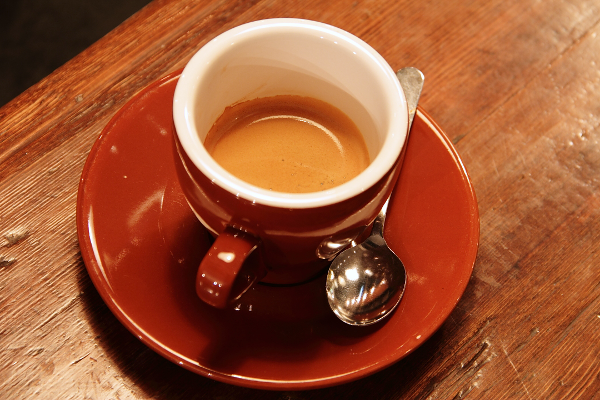
#> input picture skimage.data.coffee(), 600 x 400 px
$ python unit7_representation.py
#> lines starting #> are read from the running program, lines starting #| are printed output that depends on the picture
### src/classical/common.py
"""Shared helpers for the classical-CV demos.

Keeping figure styling, output paths, sample-image loading and the random seed
in one place means every unit module stays short and every figure in the report
looks consistent.
"""
from __future__ import annotations

from pathlib import Path
from typing import Dict

import matplotlib

matplotlib.use("Agg")  # headless: we only ever save figures, never show them
import matplotlib.pyplot as plt
import numpy as np
from skimage import data, img_as_float
from skimage.color import rgb2gray
from skimage.transform import resize

# --------------------------------------------------------------------------- #
# Paths
# --------------------------------------------------------------------------- #
PROJECT_ROOT = Path(__file__).resolve().parents[2]
FIGURES_DIR = PROJECT_ROOT / "reports" / "figures" / "classical"
SAMPLES_DIR = PROJECT_ROOT / "app" / "samples"

# One global seed so every demo is bit-for-bit reproducible across runs.
SEED = 42


def rng() -> np.random.Generator:
    """A fresh, identically-seeded NumPy random generator."""
    return np.random.default_rng(SEED)


# --------------------------------------------------------------------------- #
# Figure helpers
# --------------------------------------------------------------------------- #
def set_style() -> None:
    """Apply a clean, report-friendly matplotlib style."""
    plt.rcParams.update(
        {
            "figure.facecolor": "white",
            "axes.facecolor": "white",
            "axes.titlesize": 11,
            "axes.titleweight": "bold",
            "axes.labelsize": 10,
            "font.size": 10,
            "savefig.bbox": "tight",
            "savefig.dpi": 150,
            "image.cmap": "gray",
        }
    )


def savefig(fig: plt.Figure, name: str) -> Path:
    """Save ``fig`` into the classical figures directory and report the path."""
    FIGURES_DIR.mkdir(parents=True, exist_ok=True)
    out = FIGURES_DIR / name
    fig.savefig(out)
    plt.close(fig)
    print(f"    saved  {out.relative_to(PROJECT_ROOT)}")
    return out


# --------------------------------------------------------------------------- #
# Sample images
# --------------------------------------------------------------------------- #
# [12 lines left out: functions scene_rgb, scene_gray, not called in this run]


def coins() -> np.ndarray:
    """Grayscale 'coins' image — circular objects, ideal for Hough/blob demos."""
    return img_as_float(data.coins())


def coffee() -> np.ndarray:
    """Colour 'coffee' photo — busy texture, good for segmentation/features."""
    return img_as_float(data.coffee())


# [33 lines left out: functions _cap, verivision_samples, add_gaussian_noise, not called in this run]

### src/classical/unit7_representation.py
"""Unit 7 — Generative models and representation learning.

Covers: PCA as a learned representation (an autoencoder's linear cousin),
2-D embeddings that expose class structure, perceptual grouping by image
segmentation, and a simple *linear generative model* that samples brand-new
images from a learned latent distribution.

This is the conceptual home of VeriVision itself: the project detects images
produced by *conditional generative models* (Stable Diffusion).

Run:  python -m src.classical.unit7_representation
"""
from __future__ import annotations

import matplotlib.pyplot as plt
import numpy as np
from sklearn.cluster import KMeans
from sklearn.datasets import load_digits
from sklearn.decomposition import PCA
from sklearn.manifold import TSNE
from skimage.segmentation import felzenszwalb, mark_boundaries, quickshift, slic

from src.classical.common import coffee, savefig, set_style


# --------------------------------------------------------------------------- #
# 1. PCA — a learned representation
# --------------------------------------------------------------------------- #
def pca_eigenimages_figure() -> None:
    """Learn 'eigen-digits' with PCA and reconstruct from a few components."""
    digits = load_digits()
    X = digits.data
    pca = PCA(n_components=40, random_state=42).fit(X)

    fig = plt.figure(figsize=(13, 5.6))

    # Row 1: mean image + leading principal components ("eigen-digits").
    ax = fig.add_subplot(2, 6, 1)
    ax.imshow(pca.mean_.reshape(8, 8)); ax.set_title("mean", fontsize=9)
    ax.axis("off")
    for i in range(5):
        ax = fig.add_subplot(2, 6, i + 2)
        ax.imshow(pca.components_[i].reshape(8, 8), cmap="coolwarm")
        ax.set_title(f"PC {i + 1}", fontsize=9); ax.axis("off")

    # Row 2: progressive reconstruction of one digit.
    sample = X[15]
    for j, k in enumerate([1, 2, 8, 20, 40]):
        coeffs = pca.transform(sample[None])[:, :k]
        recon = coeffs @ pca.components_[:k] + pca.mean_
        ax = fig.add_subplot(2, 6, 7 + j)
        ax.imshow(recon.reshape(8, 8)); ax.axis("off")
        ax.set_title(f"{k} comp.", fontsize=9)
    ax = fig.add_subplot(2, 6, 12)
    ax.imshow(sample.reshape(8, 8)); ax.set_title("original", fontsize=9)
    ax.axis("off")

    fig.suptitle("PCA representation learning — eigen-images (top) and "
                 "reconstruction from k components (bottom)", fontweight="bold")
    fig.tight_layout()
    savefig(fig, "unit7_pca_eigenimages.png")


# --------------------------------------------------------------------------- #
# 2. Low-dimensional embeddings
# --------------------------------------------------------------------------- #
def embedding_figure() -> None:
    """Project 64-D digit images to 2-D with PCA and t-SNE."""
    digits = load_digits()
    rng = np.random.default_rng(42)
    idx = rng.choice(len(digits.data), size=700, replace=False)
    X, y = digits.data[idx], digits.target[idx]

    pca_2d = PCA(n_components=2, random_state=42).fit_transform(X)
    tsne_2d = TSNE(n_components=2, perplexity=30, init="pca",
                   random_state=42).fit_transform(X)

    fig, axes = plt.subplots(1, 2, figsize=(13, 5.2))
    for ax, emb, title in [(axes[0], pca_2d, "PCA — linear projection"),
                           (axes[1], tsne_2d, "t-SNE — non-linear embedding")]:
        sc = ax.scatter(emb[:, 0], emb[:, 1], c=y, cmap="tab10", s=14,
                        alpha=0.85)
        ax.set_title(title); ax.set_xticks([]); ax.set_yticks([])
    fig.colorbar(sc, ax=axes, label="digit class", fraction=0.025)
    fig.suptitle("Representation learning — good features make classes separable",
                 fontweight="bold")
    savefig(fig, "unit7_embedding.png")


# --------------------------------------------------------------------------- #
# 3. Perceptual grouping — image segmentation
# --------------------------------------------------------------------------- #
def segmentation_figure() -> None:
    """Group pixels into perceptual regions with four segmentation methods."""
    img = coffee()

    slic_seg = slic(img, n_segments=250, compactness=12, start_label=1,
                    channel_axis=-1)
    fz_seg = felzenszwalb(img, scale=220, sigma=0.6, min_size=60)
    qs_seg = quickshift(img, kernel_size=5, max_dist=12, ratio=0.5)

    flat = img.reshape(-1, 3)
    km = KMeans(n_clusters=6, random_state=42, n_init=10).fit(flat)
    km_img = km.cluster_centers_[km.labels_].reshape(img.shape)

    panels = [
        (mark_boundaries(img, slic_seg), f"SLIC superpixels\n({slic_seg.max()} regions)"),
        (mark_boundaries(img, fz_seg), f"Felzenszwalb graph cut\n({fz_seg.max() + 1} regions)"),
        (mark_boundaries(img, qs_seg), f"Quickshift\n({qs_seg.max() + 1} regions)"),
        (km_img, "K-means colour clustering\n(6 colours)"),
    ]
    fig, axes = plt.subplots(1, 4, figsize=(15, 3.8))
    for ax, (im, title) in zip(axes, panels):
        ax.imshow(im); ax.set_title(title); ax.axis("off")
    fig.suptitle("Perceptual grouping — segmenting an image into coherent regions",
                 fontweight="bold")
    fig.tight_layout()
    savefig(fig, "unit7_segmentation.png")


# --------------------------------------------------------------------------- #
# 4. A simple generative model
# --------------------------------------------------------------------------- #
def generative_figure() -> None:
    """Sample new images from a Gaussian latent space — a linear generative model.

    Fit PCA, treat the principal-component scores as a latent code with a
    diagonal Gaussian distribution, sample fresh codes, and decode them. This
    is the same encode -> sample latent -> decode recipe behind VAEs; modern
    diffusion models replace the linear decoder with a deep denoiser.
    """
    digits = load_digits()
    threes = digits.data[digits.target == 3]
    n_latent = 8
    pca = PCA(n_components=n_latent, random_state=42).fit(threes)

    scores = pca.transform(threes)
    std = scores.std(axis=0)                          # per-latent spread
    gen = np.random.default_rng(3)
    # Sample latent codes; a temperature < 1 keeps draws near the data manifold.
    temperature = 0.7
    samples = gen.normal(0, 1, (40, n_latent)) * std * temperature
    generated = samples @ pca.components_ + pca.mean_

    fig, axes = plt.subplots(5, 8, figsize=(11, 7))
    for ax, img in zip(axes.ravel(), generated):
        ax.imshow(np.clip(img.reshape(8, 8), 0, 16)); ax.axis("off")
    fig.suptitle("Generative model — 40 brand-new digit '3's sampled from a "
                 "learned latent Gaussian", fontweight="bold")
    fig.tight_layout()
    savefig(fig, "unit7_generative.png")


def demo() -> None:
    print("[Unit 7] Generative models & representation learning")
    set_style()
    pca_eigenimages_figure()
    embedding_figure()
#> call 2 of savefig, with name = 'unit7_embedding.png'
#> in savefig (call 2), `fig.savefig(out)`:
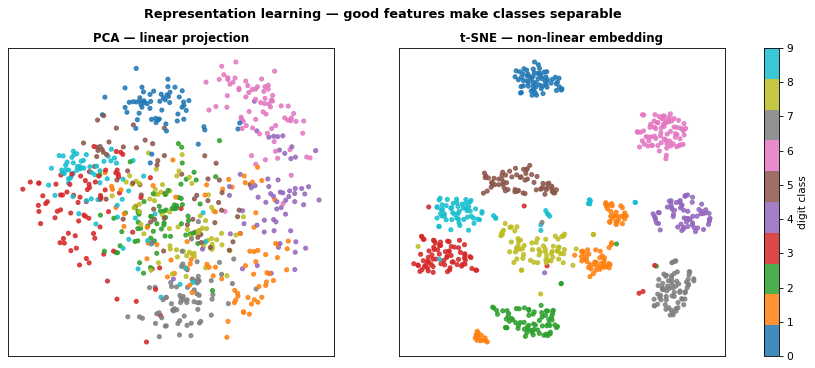
#> figure drawn by matplotlib, 3 panels
    segmentation_figure()
#> in segmentation_figure, `slic_seg = slic(img, n_segments=250, compactness=12, start_label=1, ch..`:
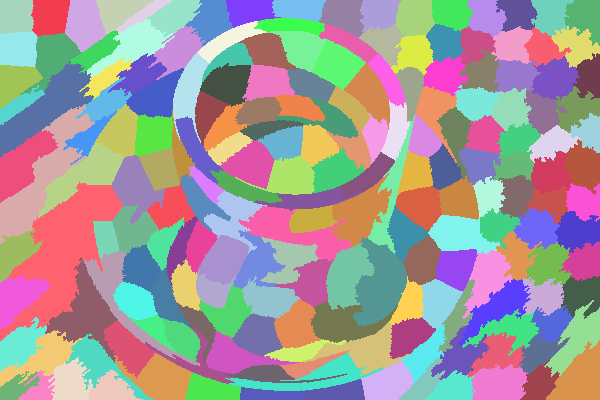
#> slic_seg: shape (400, 600) int64; 194 distinct labels, from 1 to 194; one colour per label, 0 black
#> in segmentation_figure, `fz_seg = felzenszwalb(img, scale=220, sigma=0.6, min_size=60)`:
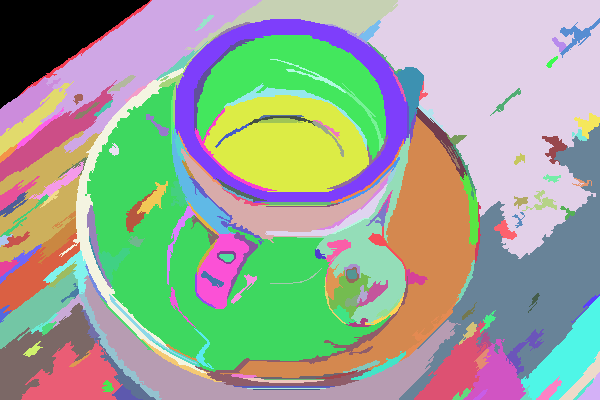
#> fz_seg: shape (400, 600) int64; 200 distinct labels, from 0 to 199; one colour per label, 0 black
#> in segmentation_figure, `qs_seg = quickshift(img, kernel_size=5, max_dist=12, ratio=0.5)`:
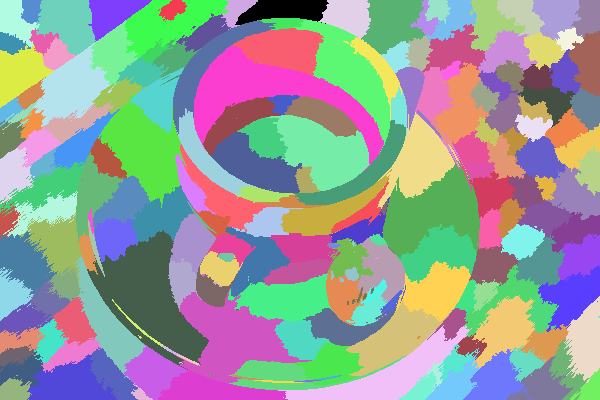
#> qs_seg: shape (400, 600) int64; 217 distinct labels, from 0 to 216; one colour per label, 0 black
#> in segmentation_figure, `km_img = km.cluster_centers_[km.labels_].reshape(img.shape)`:
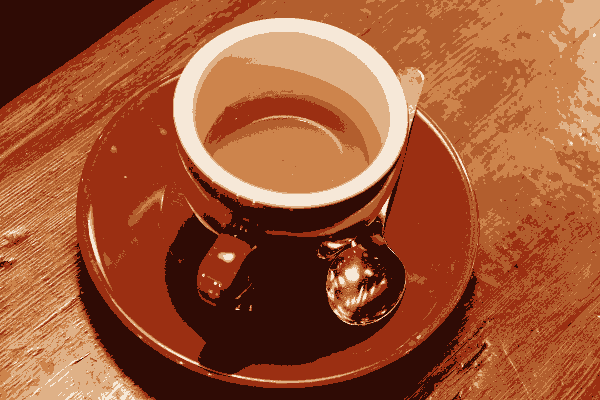
#> km_img: shape (400, 600, 3) float64; mean R, G, B 0.622, 0.337, 0.202
#> the loop in segmentation_figure, `for ax, (im, title) in zip(axes, panels):` made 4 passes
#> call 3 of savefig, with name = 'unit7_segmentation.png'
#> in savefig (call 3), `fig.savefig(out)`:
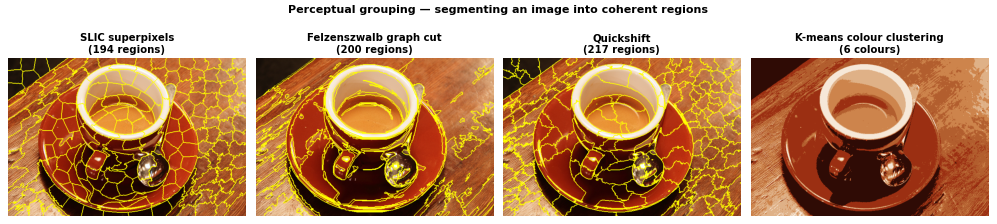
#> figure drawn by matplotlib, 4 panels
    generative_figure()
#> call 4 of savefig, with name = 'unit7_generative.png'
#> in savefig (call 4), `fig.savefig(out)`:
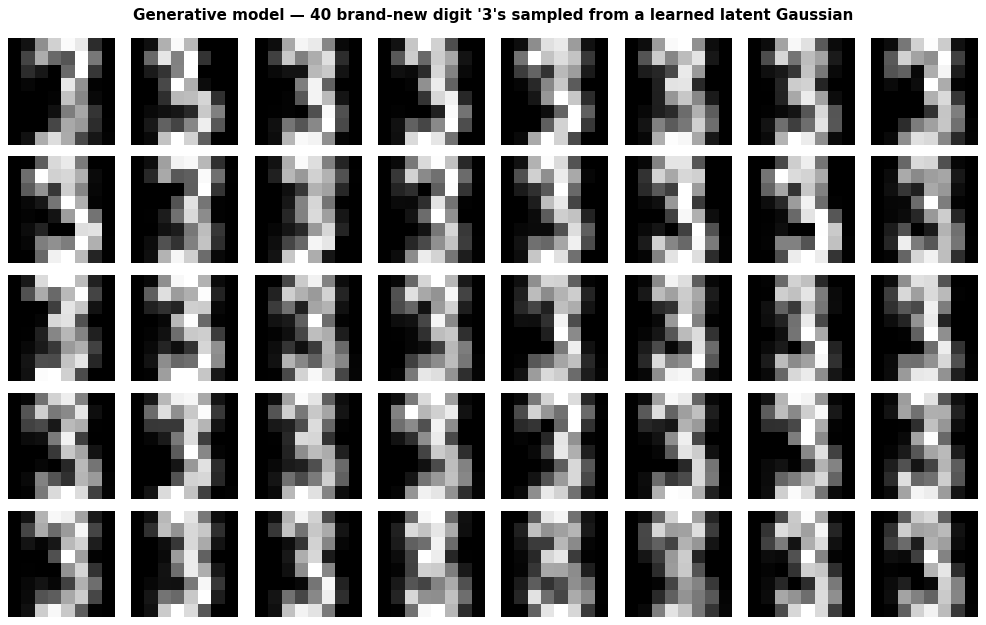
#> figure drawn by matplotlib, 40 panels


if __name__ == "__main__":
    demo()
